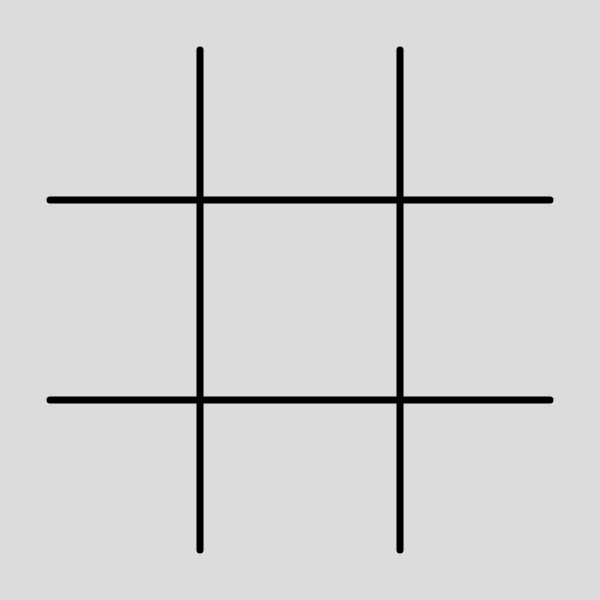
Frame 1 (no input)
Frame 60 (no input): identical to frame 1, image omitted
Frame 120 (the mouse pressed at the canvas centre since frame 60): identical to frame 1, image omitted

The p5.js sketch that drew this single still picture (run headless with seeded random() and noise() and a simulated clock; from frame 60 on, the mouse is pressed at the canvas centre):

// p5.js sketch
// ── sketch.js
function setup() {
  createCanvas(600,600);
}

function draw() {
  background(220);
  strokeWeight(7);
  line(200,50,200,550);
  line(400,50,400,550);
  line(50,200,550,200);
  line(50,400,550,400);
}
